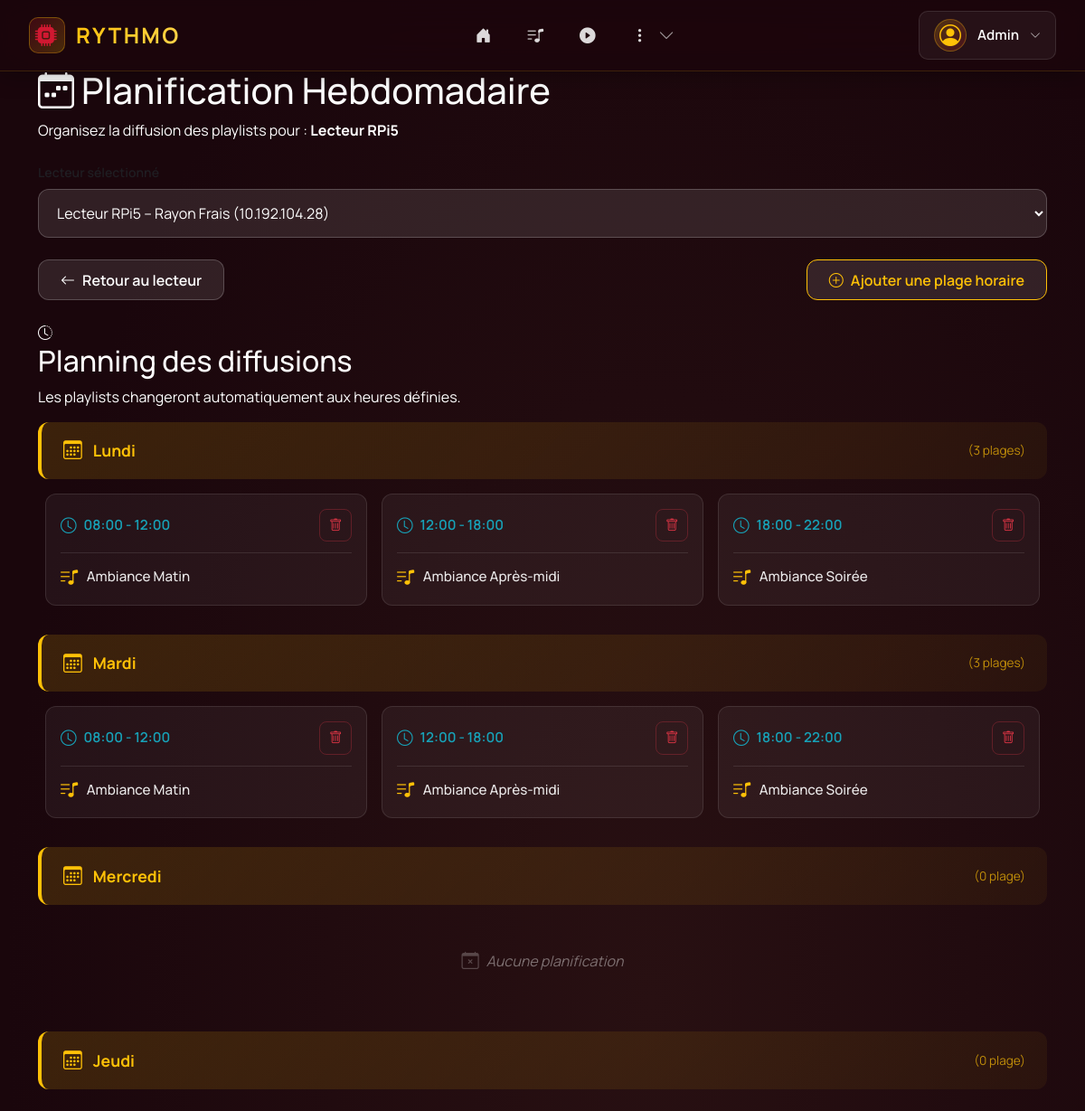
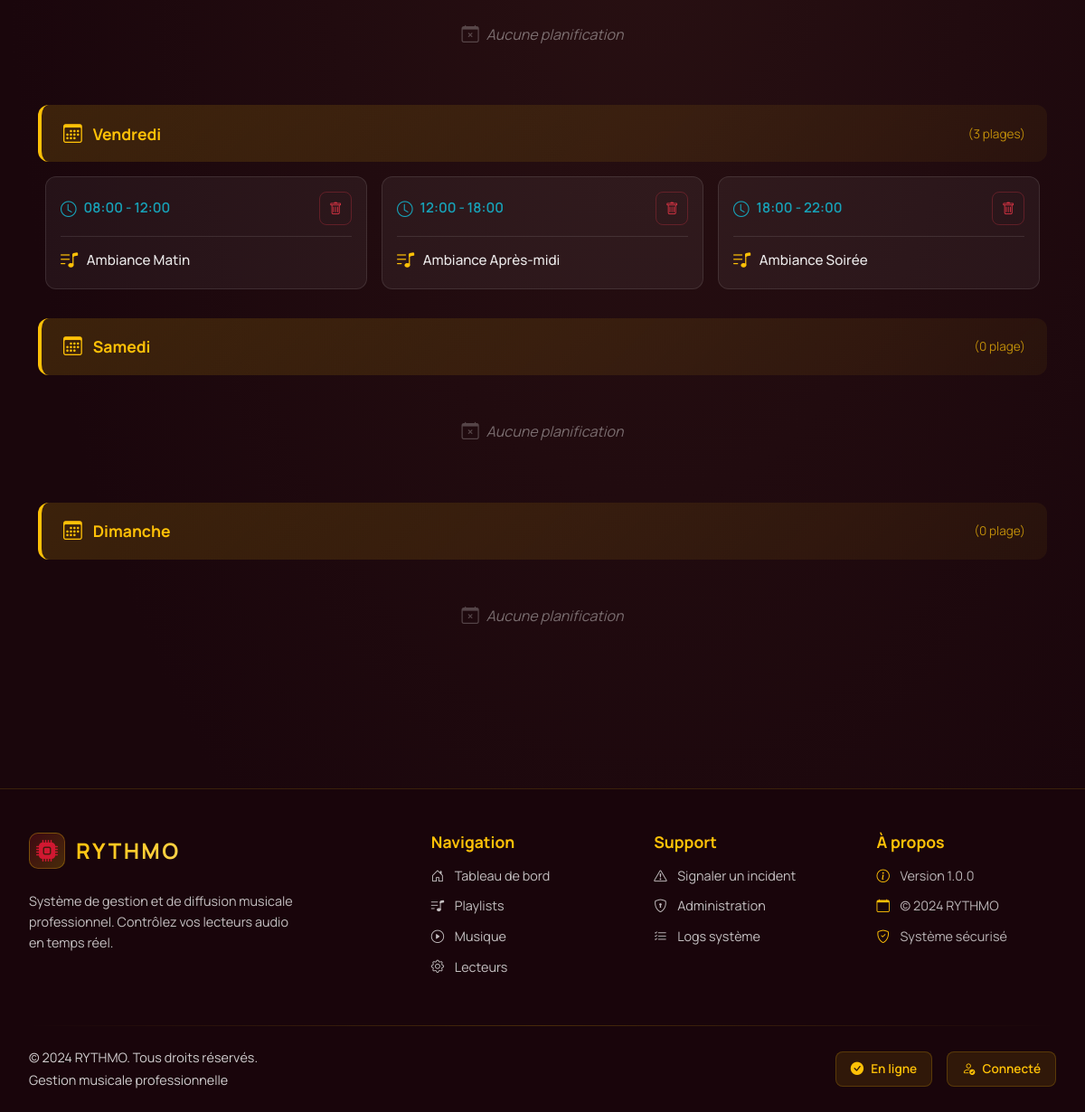
The page /planification/lecteur/1 (signed in) on the database its author committed (2 pictures, top to bottom).
### tables this page shows
CREATE TABLE Utilisateur(
   id_utilisateur INTEGER PRIMARY KEY AUTOINCREMENT,
   nom_utilisateur VARCHAR(50) UNIQUE,
   motdepasse VARCHAR(128),
   role VARCHAR(50),
   prenom VARCHAR(50),
   nom VARCHAR(50),
   age INTEGER,
   email VARCHAR(100) UNIQUE,
   login_attempts INTEGER DEFAULT 0,
   block_until DATETIME,
   last_login DATETIME
);

CREATE TABLE Lecteur(
   id_lecteur INTEGER PRIMARY KEY AUTOINCREMENT,
   nom_lecteur VARCHAR(50) NOT NULL UNIQUE,
   adresseIP VARCHAR(50) UNIQUE,
   etat_lecteur VARCHAR(50) DEFAULT 'Hors ligne',
   emplacement VARCHAR(50),
   derniere_synchro DATETIME,
   adresse_lecteur VARCHAR(50),
   id_organisation INTEGER NOT NULL,
   playlist_active_id INTEGER, 
   volume INTEGER DEFAULT 80,
   alerte_active BOOLEAN DEFAULT 0,
   FOREIGN KEY(id_organisation) REFERENCES Organisation(id_organisation),
   FOREIGN KEY(playlist_active_id) REFERENCES Playlist(id_playlist)
);

CREATE TABLE Planification(
   id_planification INTEGER PRIMARY KEY AUTOINCREMENT,
   id_lecteur INTEGER NOT NULL,
   id_playlist INTEGER NOT NULL,
   jour_semaine VARCHAR(10), 
   heure_debut TIME,
   heure_fin TIME,
   date_specifique DATE, 
   FOREIGN KEY(id_lecteur) REFERENCES Lecteur(id_lecteur),
   FOREIGN KEY(id_playlist) REFERENCES Playlist(id_playlist)
);

CREATE TABLE Playlist(
   id_playlist INTEGER PRIMARY KEY AUTOINCREMENT,
   nom_playlist VARCHAR(50) UNIQUE,
   date_creation DATETIME DEFAULT CURRENT_TIMESTAMP,
   date_fin_playlist DATE,
   date_derniere_maj DATETIME,
   publie BOOLEAN DEFAULT 1
);

### app/controllers/PlanificationController.py (the view)
@planif_bp.route('/lecteur/<int:id_lecteur>')
@reqlogged
def planifier_lecteur(id_lecteur):
    dao_planif = PlanificationDAO()
    dao_lecteur = LecteurDAO()
    dao_playlist = PlaylistDAO()
    lecteurs = dao_lecteur.find_all()
    lecteur = dao_lecteur.find_one(id_lecteur)
    if not lecteur:
        abort(404)
    playlists = dao_playlist.find_all()
    planifications = dao_planif.get_by_lecteur(id_lecteur)
    playlist_preselect = request.args.get('playlist', type=int)
    return render_template(
        "planification.html",
        lecteur=lecteur,
        lecteurs=lecteurs,
        playlists=playlists,
        planifications=planifications,
        playlist_preselect=playlist_preselect
    )

### app/__init__.py (called while the page is built, shortened)
@app.before_request
def check_session_timeout():
    if 'user_id' in session:
        last_active = session.get('last_active')
        now = datetime.now()
        session['last_active'] = now.isoformat()

@app.before_request
def load_user():
    user_id = session.get("user_id")
    if user_id:
        user = UserSqliteDAO().findById(user_id)
        g.current_user = user
    else:
        g.current_user = None

@app.context_processor
def inject_user():
    return dict(current_user=g.get("current_user", None))

### app/controllers/LoginController.py (called while the page is built)
def reqlogged(f):
    @wraps(f)
    def decorated_function(*args, **kwargs):
        if not session.get("logged"):
            return redirect(url_for("login"))
        return f(*args, **kwargs)
    return decorated_function

### app/models/LecteurDAO.py (called while the page is built)
    def find_all(self):
        try:
            conn = sqlite3.connect(self.db_path)
            conn.row_factory = sqlite3.Row
            cursor = conn.cursor()
            cursor.execute("SELECT * FROM Lecteur")
            rows = cursor.fetchall()
            conn.close()
            lecteurs = []
            for row in rows:
                lecteur = Lecteur(
                    row['id_lecteur'],
                    row['nom_lecteur'],
                    row['adresseIP'],
                    row['etat_lecteur'],
                    row['derniere_synchro'],
                    row['adresse_lecteur']
                )
                lecteurs.append(lecteur)
            return lecteurs
        except Exception as e:
            print(f"Erreur find_all : {e}")
            return []

    def find_one(self, id_lecteur):
        try:
            conn = sqlite3.connect(self.db_path)
            conn.row_factory = sqlite3.Row
            cursor = conn.cursor()
            cursor.execute("SELECT * FROM Lecteur WHERE id_lecteur = ?", (id_lecteur,))
            row = cursor.fetchone()
            conn.close()
            if row:
                return Lecteur(
                    row['id_lecteur'],
                    row['nom_lecteur'],
                    row['adresseIP'],
                    row['etat_lecteur'],
                    row['derniere_synchro'],
                    row['adresse_lecteur']
                )
            return None
        except Exception as e:
            print(f"Erreur find_one : {e}")
            return None

### app/models/PlaylistDAO.py (called while the page is built)
    def _get_connection(self):
        conn = sqlite3.connect(app.root_path + "/database.db")
        conn.row_factory = sqlite3.Row
        return conn

### app/templates/planification.html (shortened to what this page needs)
{% extends 'layout.html' %}
{% block content %}
<div class="logs-hero">
  <div class="container">
    <h1><i class="bi bi-calendar-week"></i> Planification Hebdomadaire</h1>
    <p>Organisez la diffusion des playlists pour : <strong>{{ lecteur.nom_lecteur }}</strong></p>
  </div>
</div>
<div class="container mt-4 pb-5">
  <div class="mb-4">
    <label class="form-label text-muted small">Lecteur sélectionné</label>
    <select class="logs-search-input"
            onchange="location.href=this.value"
            style="padding-left:1rem;">
      {% for l in lecteurs %}
        <option value="{{ url_for('planification.planifier_lecteur', id_lecteur=l.id_lecteur) }}"
                {% if l.id_lecteur == lecteur.id_lecteur %}selected{% endif %}>
          {{ l.nom_lecteur }} – {{ l.adresse_lecteur }} ({{ l.adresseIP }})
        </option>
      {% endfor %}
    </select>
  </div>
  <div class="logs-actions mb-4">
    <a href="{{ url_for('voir_lecteur', id_lecteur=lecteur.id_lecteur) }}" class="btn btn-rythmo-back">
      <i class="bi bi-arrow-left"></i> Retour au lecteur
    </a>
    <button type="button" class="btn btn-rythmo-back" style="border-color: #ffc107; color: #ffc107;" data-bs-toggle="modal" data-bs-target="#addPlanifModal">
      <i class="bi bi-plus-circle"></i> Ajouter une plage horaire
    </button>
  </div>
  <div class="logs-card">
    <div class="logs-card-header">
      <div class="logs-header-info">
        <i class="bi bi-clock-history"></i>
        <div>
          <h2>Planning des diffusions</h2>
          <p>Les playlists changeront automatiquement aux heures définies.</p>
        </div>
      </div>
    </div>
    <div class="logs-table-wrapper">
      {% set jours_semaine = ['Lundi', 'Mardi', 'Mercredi', 'Jeudi', 'Vendredi', 'Samedi', 'Dimanche'] %}
      {% for jour in jours_semaine %}
        {% set planifs_jour = planifications|selectattr('jour_semaine', 'equalto', jour)|list %}
        <div class="day-section">
          <div class="day-header">
            <i class="bi bi-calendar3"></i>
            <strong>{{ jour }}</strong>
            <span class="day-count">({{ planifs_jour|length }} plage{{ 's' if planifs_jour|length > 1 else '' }})</span>
          </div>
          <div class="time-blocks">
            {% if planifs_jour %}
              {% for p in planifs_jour|sort(attribute='heure_debut') %}
                <div class="time-block">
                  <div class="time-block-header">
                    <span class="time-range">
                      <i class="bi bi-clock"></i>
                      {{ p.heure_debut }} - {{ p.heure_fin }}
                    </span>
                    <form action="{{ url_for('planification.supprimer_planif', id_planif=p.id_planification) }}"
                          method="POST"
                          onsubmit="return confirm('Supprimer cette planification ?');"
                          style="display: inline;">
                      <button type="submit" class="btn-delete">
                        <i class="bi bi-trash"></i>
                      </button>
                    </form>
                  </div>
                  <div class="time-block-playlist">
                    <i class="bi bi-music-note-list"></i>
                    <span>{{ p.nom_playlist if p.nom_playlist else 'Aucune playlist' }}</span>
                  </div>
                </div>
              {% endfor %}
            {% else %}
              <div class="empty-day">
                <i class="bi bi-calendar-x"></i>
                <span>Aucune planification</span>
              </div>
            {% endif %}
          </div>
        </div>
      {% endfor %}
    </div>
  </div>
</div>
{% endblock %}

### app/templates/includes/nav.html (shortened to what this page needs)
{% if current_user %}
<nav class="navbar-modern fixed-top navbar-expand-lg">
  <div class="navbar-container">
    <div class="navbar-brand-section">
      <a class="navbar-brand-modern" href="{{ url_for('index') }}">
        <div class="brand-icon-wrapper">
          <i class="bi bi-cpu-fill"></i>
        </div>
        <span class="brand-text">RYTHMO</span>
      </a>
      <div class="music-visualizer" id="music-bar">
      </div>
    </div>
    <div class="navbar-nav-section">
      <div class="collapse navbar-collapse-modern" id="navbarNav">
        <ul class="navbar-nav-modern">
          <li class="nav-item-modern">
            <a class="nav-link-modern nav-link-icon-only" href="{{ url_for('index') }}">
              <i class="bi bi-house-door-fill"></i>
            </a>
          </li>
          <li class="nav-item-modern">
            <a class="nav-link-modern nav-link-icon-only" href="{{ url_for('playlist.playlists') }}">
              <i class="bi bi-music-note-list"></i>
            </a>
          </li>
          <li class="nav-item-modern">
            <a class="nav-link-modern nav-link-icon-only" href="{{ url_for('musique.musique') }}">
              <i class="bi bi-play-circle-fill"></i>
            </a>
          </li>
          {% if current_user.role in ["admin", "superviseur"] or current_user.role == "admin" %}
          <li class="nav-item-modern nav-item-dropdown">
            <button class="nav-link-modern nav-link-icon-only nav-more-btn" type="button" data-bs-toggle="dropdown" aria-expanded="false">
              <i class="bi bi-three-dots-vertical"></i>
              <i class="bi bi-chevron-down nav-dropdown-arrow"></i>
            </button>
          </li>
          {% endif %}
        </ul>
      </div>
    </div>
    <div class="navbar-user-section">
      <div class="user-dropdown">
        <button class="user-menu-trigger" type="button" data-bs-toggle="dropdown" aria-expanded="false">
          <div class="user-avatar-nav">
            <i class="bi bi-person-circle"></i>
          </div>
          <span class="username-text d-none d-lg-inline">{{ current_user.username }}</span>
          <i class="bi bi-chevron-down dropdown-arrow"></i>
        </button>
      </div>
    </div>
  </div>
</nav>
{% endif %}

### app/templates/layout.html (style rules this page uses)
* { font-family: 'Manrope', -apple-system, BlinkMacSystemFont, 'Segoe UI', sans-serif !important; }
:root { --rythmo-gradient-start: #281012; --rythmo-gradient-end: #1a060c; --rythmo-gradient-mid: #3b1519; --rythmo-yellow: #ffc107; --rythmo-red: #d11831; --rythmo-text-light: #fff4c7; }
body { background: radial-gradient(ellipse at 60% 45%, var(--rythmo-gradient-start), var(--rythmo-gradient-end) 70%); min-height: 100vh; color: white; padding-top: 76px; }

### app/templates/includes/nav.html (style rules this page uses)
.navbar-modern { background: rgba(26, 6, 12, 0.85); backdrop-filter: blur(20px) saturate(180%); -webkit-backdrop-filter: blur(20px) saturate(180%); border-bottom: 1px solid rgba(255, 193, 7, 0.15); box-shadow: 0 4px 24px rgba(0, 0, 0, 0.3); padding: 0.75rem 0; z-index: 1050; transition: all 0.3s ease; }
.navbar-container { max-width: 1400px; margin: 0 auto; padding: 0 2rem; display: flex; align-items: center; justify-content: space-between; gap: 2rem; }
.navbar-brand-section { display: flex; align-items: center; gap: 1rem; flex-shrink: 0; }
.navbar-brand-modern { display: flex; align-items: center; gap: 0.75rem; text-decoration: none; color: #ffc107 !important; font-weight: 700; font-size: 1.5rem; letter-spacing: 0.1em; transition: all 0.3s ease; position: relative; }
.brand-icon-wrapper { width: 40px; height: 40px; display: flex; align-items: center; justify-content: center; background: linear-gradient(135deg, rgba(209, 24, 49, 0.2), rgba(255, 193, 7, 0.2)); border-radius: 10px; border: 1px solid rgba(255, 193, 7, 0.3); transition: all 0.3s ease; }
.brand-icon-wrapper i { font-size: 1.5rem; color: #d11831; transition: all 0.3s ease; }
.brand-text { background: linear-gradient(135deg, #ffc107, #ffd54f); -webkit-background-clip: text; -webkit-text-fill-color: transparent; background-clip: text; }
.music-visualizer { display: flex; align-items: flex-end; gap: 3px; height: 28px; margin-left: 0.5rem; }
.navbar-nav-section { flex: 1; display: flex; justify-content: center; }
.navbar-collapse-modern { display: flex !important; }
.navbar-nav-modern { display: flex; align-items: center; gap: 0.5rem; list-style: none; margin: 0; padding: 0; }
.nav-item-modern { position: relative; }
.nav-link-modern { display: flex; align-items: center; gap: 0.5rem; padding: 0.6rem 1.2rem; color: rgba(255, 255, 255, 0.85) !important; text-decoration: none; border-radius: 8px; transition: all 0.3s ease; font-weight: 500; font-size: 0.95rem; position: relative; overflow: hidden; }
.nav-link-modern::before { content: ''; position: absolute; top: 0; left: -100%; width: 100%; height: 100%; background: linear-gradient(90deg, transparent, rgba(255, 193, 7, 0.1), transparent); transition: left 0.5s ease; }
.nav-link-modern i { font-size: 1.1rem; transition: all 0.3s ease; }
.nav-link-icon-only { padding: 0.6rem 1rem !important; position: relative; }
.nav-item-dropdown { position: relative; }
.nav-more-btn { cursor: pointer; border: none; background: transparent; }
.nav-dropdown-arrow { font-size: 0.7rem; transition: transform 0.3s ease; opacity: 0.7; margin-left: 0.25rem; }
.navbar-user-section { display: flex; align-items: center; gap: 1rem; flex-shrink: 0; }
.user-dropdown { position: relative; }
.user-menu-trigger { display: flex; align-items: center; gap: 0.75rem; background: rgba(255, 255, 255, 0.05); border: 1px solid rgba(255, 255, 255, 0.1); border-radius: 10px; padding: 0.5rem 1rem; color: white; cursor: pointer; transition: all 0.3s ease; }
.user-avatar-nav { width: 36px; height: 36px; display: flex; align-items: center; justify-content: center; background: linear-gradient(135deg, rgba(255, 193, 7, 0.2), rgba(209, 24, 49, 0.2)); border-radius: 50%; border: 1px solid rgba(255, 193, 7, 0.3); }
.user-avatar-nav i { font-size: 1.5rem; color: #ffc107; }
.username-text { font-weight: 600; font-size: 0.95rem; }
.dropdown-arrow { font-size: 0.75rem; transition: transform 0.3s ease; opacity: 0.7; }
.navbar-modern { animation: slideDown 0.4s ease-out; }

### rows shown on the page
Utilisateur: username "Admin"
Lecteur: nom_lecteur "Lecteur RPi5"
Planification: jour_semaine "Lundi" (drawn), heure_debut "08:00", heure_fin "12:00", nom_playlist "Ambiance Matin"
Planification: heure_debut "12:00", heure_fin "18:00", nom_playlist "Ambiance Après-midi"
Planification: heure_debut "18:00", heure_fin "22:00", nom_playlist "Ambiance Soirée"
Planification: heure_debut "08:00", heure_fin "12:00", nom_playlist "Ambiance Matin"
Planification: heure_debut "12:00", heure_fin "18:00", nom_playlist "Ambiance Après-midi"
Planification: heure_debut "18:00", heure_fin "22:00", nom_playlist "Ambiance Soirée"
Planification: heure_debut "08:00", heure_fin "12:00", nom_playlist "Ambiance Matin"
Planification: heure_debut "12:00", heure_fin "18:00", nom_playlist "Ambiance Après-midi"
Planification: heure_debut "18:00", heure_fin "22:00", nom_playlist "Ambiance Soirée"

### other values the page prints
{{ jour }} "Lundi" "Mardi" "Mercredi" "Jeudi" "Vendredi" "Samedi" "Dimanche"
{{ planifs_jour|length }} "3" "3" "0" "0" "3" "0" "0"
{{ 's' if planifs_jour|length > 1 else '' }} "s" "s" "s"
form field value "Lecteur RPi5 – Rayon Frais (10.192.104.28)"
